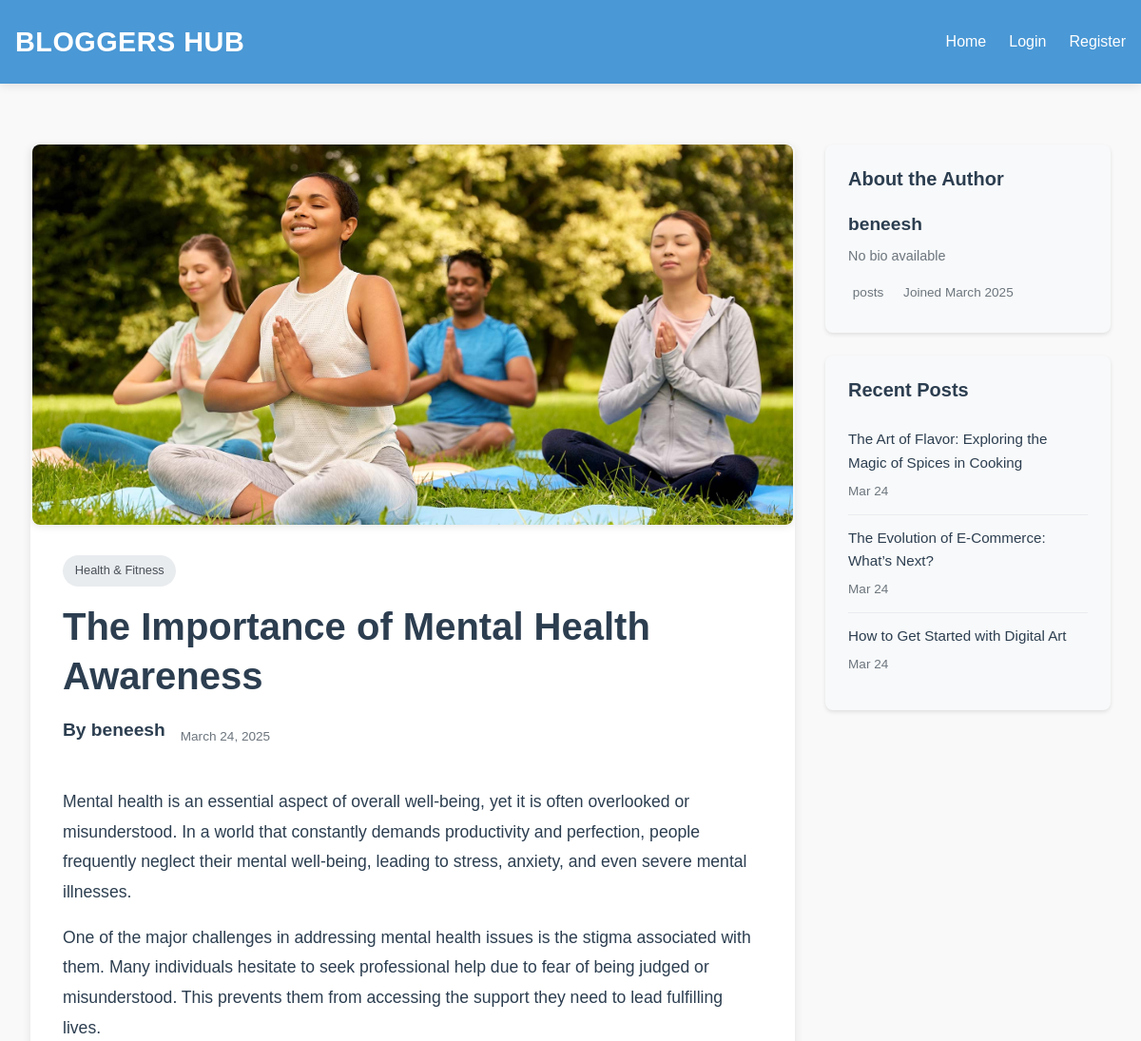
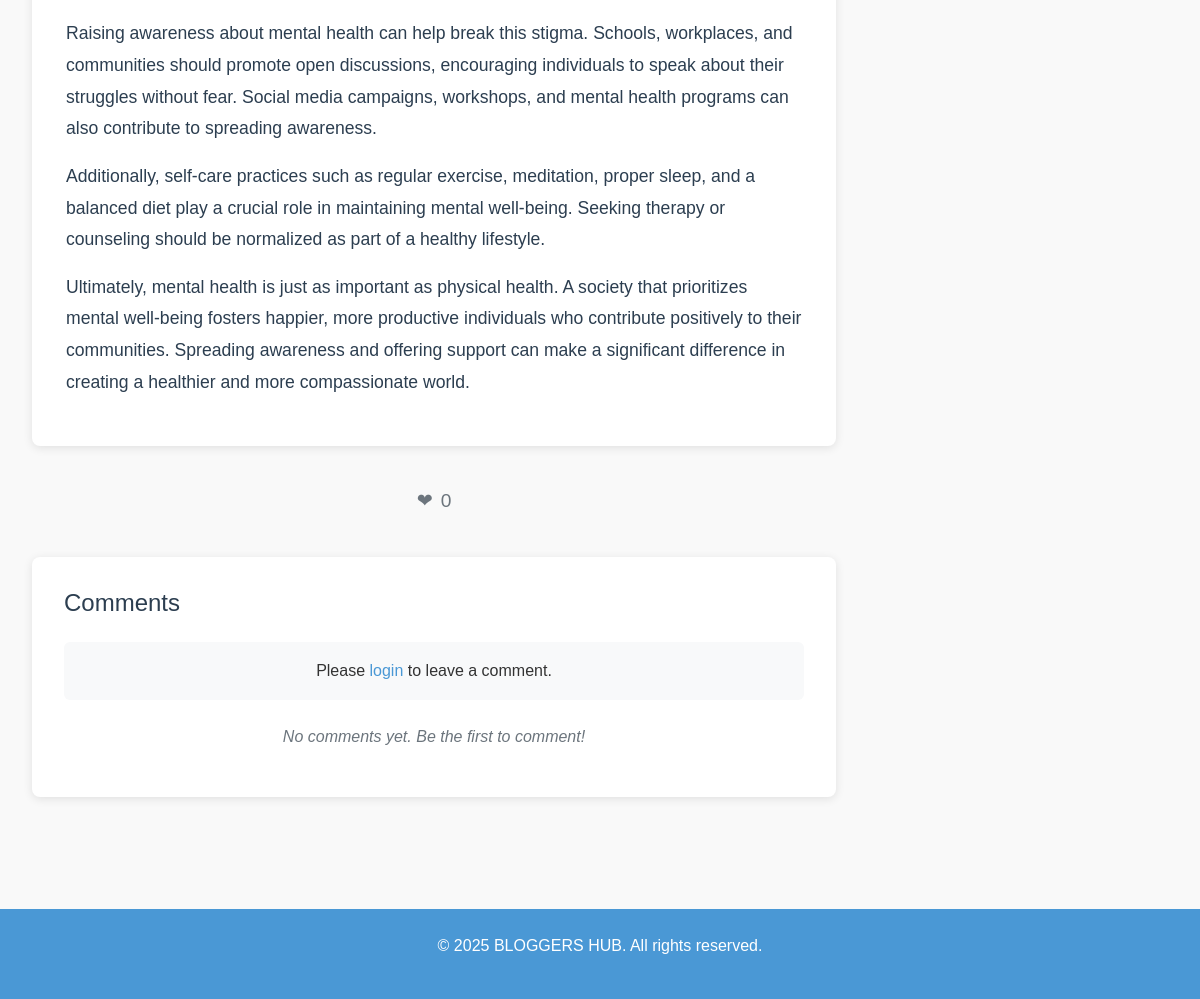
Screenshot of /blog/post/7/ with the database file from the repository (2 pictures, top to bottom).
### blog/models.py (models this page shows, shortened)
class Post(models.Model):
    author = models.ForeignKey(User, on_delete=models.CASCADE, related_name='posts')
    title = models.CharField(max_length=200)
    description = models.TextField(help_text="A brief description that appears on the home page", blank=True, null=True)
    content = models.TextField(help_text="The full content of your blog post")
    image = models.ImageField(upload_to='blog_images/', null=True, blank=True)
    published_date = models.DateTimeField(auto_now_add=True)
    last_modified = models.DateTimeField(auto_now=True)
    likes = models.ManyToManyField(User, related_name='liked_posts', blank=True)
    category = models.ForeignKey(Category, on_delete=models.SET_NULL, null=True, blank=True, related_name='posts')
    class Meta:
        ordering = ['-published_date']
    def total_likes(self):
        return self.likes.count()

class Category(models.Model):
    name = models.CharField(max_length=100)
    slug = models.SlugField(unique=True)
    class Meta:
        verbose_name_plural = 'Categories'

class UserProfile(models.Model):
    user = models.OneToOneField(User, on_delete=models.CASCADE)
    bio = models.TextField(max_length=500, blank=True)
    profile_picture = models.ImageField(upload_to='profile_pics/', null=True, blank=True)
    website = models.URLField(max_length=200, blank=True)
    joined_date = models.DateTimeField(auto_now_add=True)
    spam_words = models.TextField(blank=True, help_text="Enter spam words separated by commas")

### blog/views.py (the view)
# urls.py: path('post/<int:post_id>/', views.post_detail, name='post_detail'),
def post_detail(request, post_id):
    post = get_object_or_404(Post, id=post_id)
    user_liked = request.user.is_authenticated and post.likes.filter(id=request.user.id).exists()
    recent_posts = Post.objects.exclude(id=post_id).order_by('-published_date')[:3]
    comments = post.comments.all().select_related('author')
    if request.method == 'POST' and request.user.is_authenticated:
        comment_form = CommentForm(request.POST)
        if comment_form.is_valid():
            comment = comment_form.save(commit=False)
            comment.post = post
            comment.author = request.user
            comment.save()
            return redirect('post_detail', post_id=post.id)
    else:
        comment_form = CommentForm()
    return render(request, 'blog/post_detail.html', {
        'post': post,
        'user_liked': user_liked,
        'recent_posts': recent_posts,
        'comments': comments,
        'comment_form': comment_form
    })

### blog/context_processors.py (called while the page is built)
def notifications(request):
    if request.user.is_authenticated:
        unread_notifications_count = Notification.objects.filter(recipient=request.user, is_read=False).count()
    else:
        unread_notifications_count = 0
    return {
        'unread_notifications_count': unread_notifications_count
    }

### templates/blog/post_detail.html (shortened to what this page needs)
{% extends 'blog/base.html' %}
{% load static %}
{% block content %}
<div class="post-detail-container">
    <div class="post-detail-main">
        <article class="post-detail-box">
            {% if post.image %}
            <div class="post-image-container">
                <img src="{{ post.image.url }}" alt="{{ post.title }}" class="post-image">
            </div>
            {% endif %}
            <div class="post-detail-content">
                {% if post.category %}
                <span class="post-category">{{ post.category.name }}</span>
                {% endif %}
                <h1 class="post-detail-title">{{ post.title }}</h1>
                <div class="post-meta-info">
                    <span class="author-name">By {{ post.author.username }}</span>
                    <span class="post-date">{{ post.published_date|date:"F j, Y" }}</span>
                </div>
                <div class="post-content">
                    {{ post.content|linebreaks }}
                </div>
            </div>
        </article>
        <div class="like-section">
            {% if user.is_authenticated %}
                <form method="post" action="{% url 'like_post' post.id %}" class="like-form">
                    {% csrf_token %}
                    <button type="submit" class="like-button {% if user_liked %}liked{% endif %}">
                        <span class="like-icon">❤</span>
                        <span class="like-count">{{ post.total_likes }}</span>
                    </button>
                </form>
            {% else %}
                <a href="{% url 'login' %}" class="like-button">
                    <span class="like-icon">❤</span>
                    <span class="like-count">{{ post.total_likes }}</span>
                </a>
            {% endif %}
        </div>
        <div class="comments-section">
            <h2>Comments</h2>
            {% if user.is_authenticated %}
                <form method="post" class="comment-form">
                    {% csrf_token %}
                    {{ comment_form.as_p }}
                    <button type="submit" class="btn-submit">Post Comment</button>
                </form>
            {% else %}
                <p class="login-prompt">Please <a href="{% url 'login' %}">login</a> to leave a comment.</p>
            {% endif %}
            <div class="comments-list">
                {% for comment in comments %}
                    <div class="comment">
                        <div class="comment-header">
                            <span class="comment-author">{{ comment.author.username }}</span>
                            <span class="comment-date">{{ comment.created_at|date:"F j, Y" }}</span>
                        </div>
                        <div class="comment-content">
                            {{ comment.content|linebreaks }}
                        </div>
                    </div>
                {% empty %}
                    <p class="no-comments">No comments yet. Be the first to comment!</p>
                {% endfor %}
            </div>
        </div>
    </div>
    <aside class="sidebar">
        <div class="sidebar-section">
            <h3>About the Author</h3>
            <div class="author-info">
                <h4 class="author-name">{{ post.author.username }}</h4>
                <p class="author-bio">{{ post.author.userprofile.bio|default:"No bio available" }}</p>
                <div class="author-stats">
                    <span class="stat-item">
                         {{ post.author.post_set.count }} posts
                    </span>
                    <span class="stat-item">
                         Joined {{ post.author.date_joined|date:"F Y" }}
                    </span>
                </div>
            </div>
        </div>
        <div class="sidebar-section">
            <h3>Recent Posts</h3>
            <ul class="recent-posts">
                {% for recent_post in recent_posts %}
                    <li>
                        <a href="{% url 'post_detail' recent_post.id %}">{{ recent_post.title }}</a>
                        <span class="post-date">{{ recent_post.published_date|date:"M j" }}</span>
                    </li>
                {% empty %}
                    <li class="no-posts-message">No recent posts available.</li>
                {% endfor %}
            </ul>
        </div>
    </aside>
</div>
{% endblock %}

### templates/blog/base.html (shortened to what this page needs)
{% load static %}
<!DOCTYPE html>
<html lang="en">
<head>
    <link href="https://cdn.jsdelivr.net/npm/bootstrap@5.3.0/dist/css/bootstrap.min.css" rel="stylesheet">
    <link rel="stylesheet" href="{% static 'css/style.css' %}">
</head>
<body>
    <header>
        <div class="header-content">
            <h1 class="site-title">
                <a href="{% url 'post_list' %}">BLOGGERS HUB</a>
            </h1>
            <nav>
                <ul>
                    <li><a href="{% url 'post_list' %}" {% if request.path == '/blog/' %}class="active"{% endif %}>Home</a></li>
                    {% if user.is_authenticated %}
                        <li><span class="welcome-message">Welcome, {{ user.username }}!</span></li>
                        <li><a href="{% url 'dashboard' %}" {% if request.path == '/blog/dashboard/' %}class="active"{% endif %}>Dashboard</a></li>
                        <li><a href="{% url 'post_create' %}" {% if request.path == '/blog/post/create/' %}class="active"{% endif %}>Create Post</a></li>
                        <li class="notification-item">
                            <a href="{% url 'dashboard' %}#notifications" class="notification-link">
                                <span class="notification-icon">🔔</span>
                                <span class="notification-badge {% if not unread_notifications_count %}hidden{% endif %}">{{ unread_notifications_count }}</span>
                            </a>
                        </li>
                        <li>
                            <form method="post" action="{% url 'logout' %}" class="logout-form">
                                {% csrf_token %}
                                <button type="submit" class="logout-button">Logout</button>
                            </form>
                        </li>
                    {% else %}
                        <li><a href="{% url 'login' %}" {% if 'login' in request.path %}class="active"{% endif %}>Login</a></li>
                        <li><a href="{% url 'register' %}" {% if 'register' in request.path %}class="active"{% endif %}>Register</a></li>
                    {% endif %}
                </ul>
            </nav>
        </div>
    </header>
    <main class="container">
        {% block content %}
        {% endblock %}
    </main>
    <footer>
        <div class="footer-content">
            <p>&copy; {% now "Y" %} BLOGGERS HUB. All rights reserved.</p>
        </div>
    </footer>
</body>
</html>

### static/css/style.css (style rules this page uses)
.post-image-container { width: 100%; height: 200px; overflow: hidden; border-radius: 6px; margin-bottom: 1rem; }
.post-thumbnail, .featured-image, .post-image { width: 100%; height: 100%; object-fit: cover; transition: transform 0.3s ease; }
.post-category { background-color: #e9ecef; padding: 0.4rem 0.8rem; border-radius: 20px; font-size: 0.8rem; color: #495057; display: inline-block; margin-bottom: 0.5rem; font-weight: 500; }
.sidebar-section { background-color: #f8f9fa; padding: 1.5rem; border-radius: 8px; box-shadow: 0 2px 4px rgba(0,0,0,0.1); margin-bottom: 1.5rem; }
.comments-section { margin-top: 2rem; }
header { background-color: #4a98d5; color: white; padding: 1rem 0; box-shadow: 0 2px 10px rgba(0,0,0,0.1); }
.header-content { display: flex; justify-content: space-between; align-items: center; max-width: 1200px; margin: 0 auto; padding: 0 1rem; }
.site-title a { color: white; text-decoration: none; font-size: 1.8rem; font-weight: 700; letter-spacing: 0.5px; transition: all 0.3s ease; }
nav ul { display: flex; list-style: none; margin: 0; padding: 0; align-items: center; gap: 1.5rem; }
nav ul li { margin: 0; padding: 0; }
nav ul li a { color: white; text-decoration: none; font-weight: 500; padding: 0.5rem 0; transition: color 0.3s ease; white-space: nowrap; }
footer { background-color: #4a98d5; color: white; padding: 1.5rem 0; text-align: center; margin-top: 3rem; }
.footer-content { max-width: 1200px; margin: 0 auto; padding: 0 1rem; }

### templates/blog/base.html (style rules this page uses)
body { font-family: 'Arial', sans-serif; line-height: 1.6; margin: 0; padding: 0; color: #333; background-color: #f9f9f9; }
.container { max-width: 1200px; margin: 0 auto; padding: 2rem 1rem; }

### rows the page displays
Post: image (picture), category.name "Health & Fitness", title "The Importance of Mental Health Awareness", author.username "beneesh", published_date "March 24, 2025", content "Mental health is an essential aspect of overall well-being, yet it is often overlooked or misunderstood. In a world that constantly demands productivity and perfection, people frequently neglect their mental well-being, leading to stress, anxiety, and even severe mental illnesses. One of the major challenges in addressing mental health issues is the stigma associated with them. Many individuals hesitate to seek professional help due to fear of being judged or misunderstood. This prevents them from accessing the support they need to lead fulfilling lives. Raising awareness about mental health can help break this stigma. Schools, workplaces, and communities should promote open discussions,…", total_likes "0", author.userprofile.bio "No bio available", author.date_joined "March 2025"
Post: title "The Art of Flavor: Exploring the Magic of Spices in Cooking", published_date "Mar 24"
Post: title "The Evolution of E-Commerce: What’s Next?", published_date "Mar 24"
Post: title "How to Get Started with Digital Art", published_date "Mar 24"
